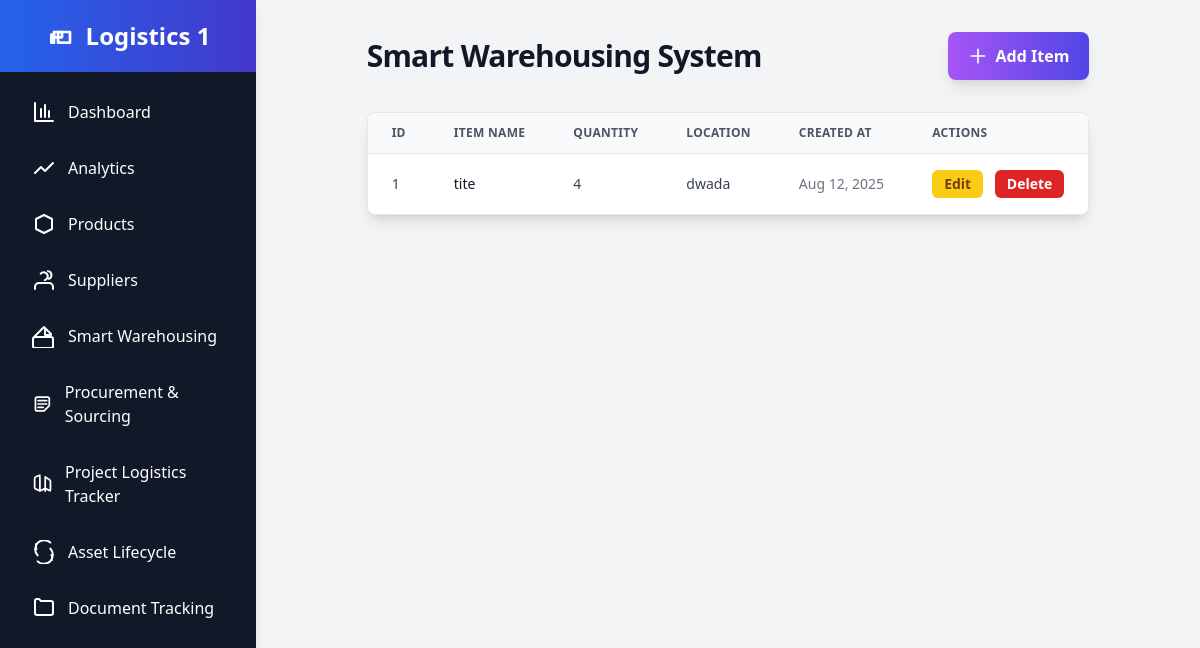
Screenshot of /sws/index.php with the database file from the repository.
### tables this page shows
CREATE TABLE `sws_items` (
  `id` int(11) NOT NULL,
  `item_name` varchar(255) NOT NULL,
  `quantity` int(11) NOT NULL,
  `location` varchar(255) DEFAULT NULL,
  `created_at` timestamp NOT NULL DEFAULT current_timestamp()
);

### sws/index.php (the view)
<?php
include('../config.php');
include('../header.php');
?>
<div class="max-w-7xl mx-auto px-4 sm:px-6 lg:px-8 py-8">
  <div class="flex items-center justify-between mb-8">
    <h1 class="text-3xl font-extrabold text-gray-900 tracking-tight">Smart Warehousing System</h1>
    <a href="create.php" class="inline-flex items-center gap-2 bg-gradient-to-r from-purple-500 to-indigo-600 text-white font-semibold px-5 py-3 rounded-lg shadow-lg hover:from-purple-600 hover:to-indigo-700 transition">
      <svg xmlns="http://www.w3.org/2000/svg" class="h-5 w-5" fill="none" viewBox="0 0 24 24" stroke="currentColor" stroke-width="2">
        <path stroke-linecap="round" stroke-linejoin="round" d="M12 4v16m8-8H4" />
      </svg>
      Add Item
    </a>
  </div>
  <div class="overflow-x-auto rounded-lg shadow-lg border border-gray-200 bg-white">
    <table class="min-w-full divide-y divide-gray-200">
      <thead class="bg-gray-50">
        <tr>
          <th scope="col" class="px-6 py-3 text-left text-xs font-semibold text-gray-600 uppercase tracking-wide">ID</th>
          <th scope="col" class="px-6 py-3 text-left text-xs font-semibold text-gray-600 uppercase tracking-wide">Item Name</th>
          <th scope="col" class="px-6 py-3 text-left text-xs font-semibold text-gray-600 uppercase tracking-wide">Quantity</th>
          <th scope="col" class="px-6 py-3 text-left text-xs font-semibold text-gray-600 uppercase tracking-wide">Location</th>
          <th scope="col" class="px-6 py-3 text-left text-xs font-semibold text-gray-600 uppercase tracking-wide">Created At</th>
          <th scope="col" class="px-6 py-3 text-left text-xs font-semibold text-gray-600 uppercase tracking-wide">Actions</th>
        </tr>
      </thead>
      <tbody class="divide-y divide-gray-100">
        <?php
        $result = $conn->query("SELECT * FROM sws_items ORDER BY id DESC");
        while ($row = $result->fetch_assoc()):
        ?>
        <tr class="hover:bg-gray-50 transition">
          <td class="px-6 py-4 whitespace-nowrap text-sm text-gray-700"><?= htmlspecialchars($row['id']) ?></td>
          <td class="px-6 py-4 whitespace-nowrap text-sm font-medium text-gray-900"><?= htmlspecialchars($row['item_name']) ?></td>
          <td class="px-6 py-4 whitespace-nowrap text-sm text-gray-700"><?= htmlspecialchars($row['quantity']) ?></td>
          <td class="px-6 py-4 whitespace-nowrap text-sm text-gray-700"><?= htmlspecialchars($row['location']) ?></td>
          <td class="px-6 py-4 whitespace-nowrap text-sm text-gray-500"><?= date('M d, Y', strtotime($row['created_at'])) ?></td>
          <td class="px-6 py-4 whitespace-nowrap text-sm space-x-2">
            <a href="update.php?id=<?= $row['id'] ?>" class="inline-flex items-center px-3 py-1 rounded-md bg-yellow-400 text-yellow-900 hover:bg-yellow-500 hover:text-white transition font-semibold">
              Edit
            </a>
            <a href="delete.php?id=<?= $row['id'] ?>" onclick="return confirm('Are you sure you want to delete this item?')" class="inline-flex items-center px-3 py-1 rounded-md bg-red-600 text-white hover:bg-red-700 transition font-semibold">
              Delete
            </a>
          </td>
        </tr>
        <?php endwhile; ?>
      </tbody>
    </table>
  </div>
</div>
<?php include('../footer.php'); ?>

### rows the page displays
sws_items: id "1", item_name "tite", quantity "4", location "dwada", created_at "Aug 12, 2025"
